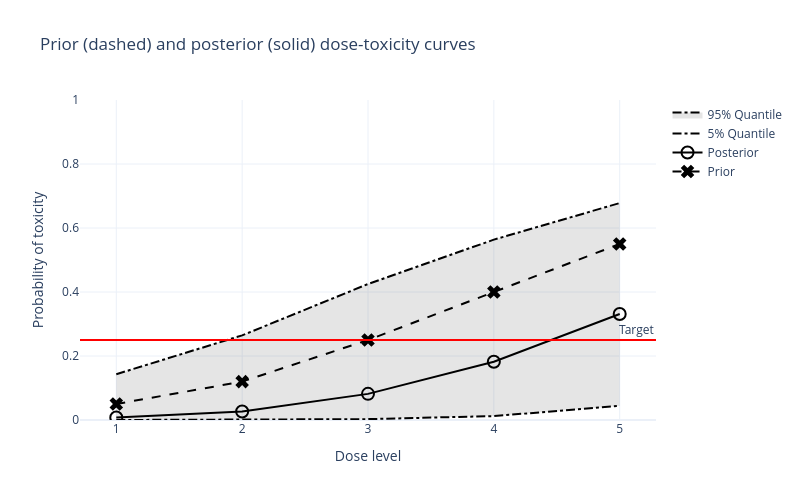

The cell this chart's notebook holds for it:
### Markdown cell above
This chart shows the doses given to patients, where toxicities are represented with crosses and tolerances circles.

### Code cell
crm.plot_toxicity_probabilities()

### Figure 1 — Plotly figure (JSON) as saved in the notebook; plotly's stock layout.template omitted (floating-point values rounded to 4 significant figures)
{"data": [{"line": {"color": "black", "dash": "dash"}, "marker": {"color": "black", "size": 12, "symbol": "x"}, "mode": "lines+markers", "name": "Prior", "type": "scatter", "x": [1, 2, 3, 4, 5], "y": [0.05, 0.12, 0.25, 0.4, 0.55]}, {"line": {"color": "black"}, "marker": {"color": "black", "line": {"color": "black", "width": 2}, "size": 12, "symbol": "circle-open"}, "mode": "lines+markers", "name": "Posterior", "type": "scatter", "x": [1, 2, 3, 4, 5], "y": [0.007683, 0.02654, 0.08165, 0.1819, 0.3314]}, {"line": {"color": "black", "dash": "dashdot"}, "mode": "lines", "name": "5% Quantile", "type": "scatter", "x": [1, 2, 3, 4, 5], "y": [5.013e-05, 0.0003956, 0.002746, 0.01224, 0.04414]}, {"fill": "tonexty", "fillcolor": "rgba(0,0,0,0.1)", "line": {"color": "black", "dash": "dashdot"}, "mode": "lines", "name": "95% Quantile", "type": "scatter", "x": [1, 2, 3, 4, 5], "y": [0.1431, 0.2645, 0.4249, 0.5636, 0.6779]}], "layout": {"annotations": [{"showarrow": false, "text": "Target", "x": 1, "xanchor": "right", "xref": "x domain", "y": 0.25, "yanchor": "bottom", "yref": "y"}], "height": 500, "meta": {"html": "<strong>Data Summary: Prior (dashed) and posterior (solid) dose-toxicity curves</strong><br><br>\n<table>\n  <thead>\n    <tr>\n      <th scope=\"col\">Dose Level</th>\n      <th scope=\"col\">Prior</th>\n      <th scope=\"col\">Posterior</th>\n      <th scope=\"col\">5% Quantile</th>\n      <th scope=\"col\">95% Quantile</th>\n    </tr>\n  </thead>\n  <tbody>\n    <tr>\n      <td>1.0000</td>\n      <td>0.0500</td>\n      <td>0.0077</td>\n      <td>0.0001</td>\n      <td>0.1431</td>\n    </tr>\n    <tr>\n      <td>2.0000</td>\n      <td>0.1200</td>\n      <td>0.0265</td>\n      <td>0.0004</td>\n      <td>0.2645</td>\n    </tr>\n    <tr>\n      <td>3.0000</td>\n      <td>0.2500</td>\n      <td>0.0817</td>\n      <td>0.0027</td>\n      <td>0.4249</td>\n    </tr>\n    <tr>\n      <td>4.0000</td>\n      <td>0.4000</td>\n      <td>0.1819</td>\n      <td>0.0122</td>\n      <td>0.5636</td>\n    </tr>\n    <tr>\n      <td>5.0000</td>\n      <td>0.5500</td>\n      <td>0.3314</td>\n      <td>0.0441</td>\n      <td>0.6779</td>\n    </tr>\n  </tbody>\n</table>", "markdown": "**Data Summary: Prior (dashed) and posterior (solid) dose-toxicity curves**\n\n| Dose Level | Prior | Posterior | 5% Quantile | 95% Quantile |\n| --- | --- | --- | --- | --- |\n| 1.0000 | 0.0500 | 0.0077 | 0.0001 | 0.1431 |\n| 2.0000 | 0.1200 | 0.0265 | 0.0004 | 0.2645 |\n| 3.0000 | 0.2500 | 0.0817 | 0.0027 | 0.4249 |\n| 4.0000 | 0.4000 | 0.1819 | 0.0122 | 0.5636 |\n| 5.0000 | 0.5500 | 0.3314 | 0.0441 | 0.6779 |", "title": "Prior (dashed) and posterior (solid) dose-toxicity curves"}, "shapes": [{"line": {"color": "red"}, "type": "line", "x0": 0, "x1": 1, "xref": "x domain", "y0": 0.25, "y1": 0.25, "yref": "y"}], "title": {"text": "Prior (dashed) and posterior (solid) dose-toxicity curves"}, "width": 800, "xaxis": {"tickvals": [1, 2, 3, 4, 5], "title": {"text": "Dose level"}}, "yaxis": {"range": [0, 1], "title": {"text": "Probability of toxicity"}}}}
